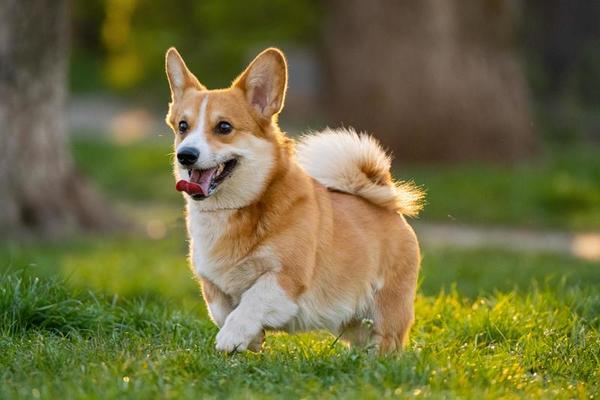
#> input picture assets/dog.jpg, 600 x 400 px, found by its file name
$ jupyter execute '68772_Mathew Darren Kusuma_Linear Transformation.ipynb'
#> lines starting #> are read from the running program, lines starting #| are printed output that depends on the picture
# Libraries

[cell 1]
import numpy as np
import matplotlib.pyplot as plt

from PIL import Image

# Transformations

A **transformation** refers to a mathematical function that maps one vector space to another, preserving the linear structure inherent in each vector space. When discussing a particular transformation, it is common to denote it with a symbol, such as $T$. For clarity, you can specify the vector spaces involved in the mapping, for instance, $T: \mathbb{R}^2 \rightarrow \mathbb{R}^3$. This notation indicates that the transformation $T$ takes a vector $v \in \mathbb{R}^2$ and produces an output vector $w \in \mathbb{R}^3$. The transformation can be expressed as $T(v) = w$, which can be interpreted as “the transformation $T$ applied to vector $v$ results in vector $w$” or alternatively, “vector $w$ is the **image** of vector $v$ under transformation $T$.”

The transformation defined here is represented by a Python function corresponding to the transformation $T: \mathbb{R}^2 \rightarrow \mathbb{R}^3$, with the following symbolic representation:

$$T\begin{pmatrix}
          \begin{bmatrix}
           v_1 \\
           v_2
          \end{bmatrix}\end{pmatrix}=
          \begin{bmatrix}
           2v_1 \\
           v_1 + v_2 \\
           v_2
          \end{bmatrix}
          \tag{1}
          $$

In this formula, the input vector is transformed simply: the first component is scaled by a factor of 2, the second component is the sum of the first and second components, and the third component is equal to the second component. This transformation illustrates how vectors in $\mathbb{R}^2$ can be manipulated to produce vectors in a higher-dimensional space $\mathbb{R}^3$.

# Linear Transformations

A transformation $T$ is said to be **linear** if it satisfies two fundamental properties for any scalar $k$ and any input vectors $u$ and $v$:

1. $T(kv) = kT(v)$,
2. $T(u + v) = T(u) + T(v)$.

In the previous example, $T$ is a linear transformation:

$$T(kv) =
          T \begin{pmatrix}\begin{bmatrix}
          kv_1 \\
          kv_2
          \end{bmatrix}\end{pmatrix} =
          \begin{bmatrix}
           2(kv_1) \\
           (kv_1) + (kv_2) \\
           (kv_2)
          \end{bmatrix} =
          k\begin{bmatrix}
           2v_1 \\
           v_1 + v_2 \\
           v_2
          \end{bmatrix} =
          kT(v)\tag{2}$$

$$T(u + v) =
          T \begin{pmatrix}\begin{bmatrix}
          u_1 + v_1 \\
          u_2 + v_2
          \end{bmatrix}\end{pmatrix} =
          \begin{bmatrix}
           2(u_1 + v_1) \\
           (u_1 + v_1) + (u_2 + v_2) \\
           (u_2 + v_2)
          \end{bmatrix} =
          \begin{bmatrix}
           2u_1 \\
           u_1 + u_2 \\
           u_2
          \end{bmatrix} +
          \begin{bmatrix}
           2v_1 \\
           v_1 + v_2 \\
           v_2
          \end{bmatrix} =
          T(u) + T(v)\tag{3}$$

# Transformations Defined as a Matrix Multiplication

In linear algebra, transformations can be effectively expressed using matrices. Consider a transformation $ T $ that maps vectors from $ \mathbb{R}^2 $ to $ \mathbb{R}^3 $. This transformation can be represented as:

$$
T(v) = A v\tag{4}
$$

where $ A $ is a matrix of dimensions $ 3 \times 2 $, and $ v $ is a column vector of dimensions $ 2 \times 1 $. The result of this multiplication is another vector $ w $ with dimensions $ 3 \times 1 $.

Let's explore a specific transformation:

$$
T\left(\begin{bmatrix}
           v_1 \\
           v_2
          \end{bmatrix}\right) =
          \begin{bmatrix}
           2v_1 \\
           v_1 + v_2 \\
           v_2
          \end{bmatrix}\tag{5}
$$

We want to identify the elements of the matrix $ A $ such that the transformation holds true. To express this, we can write:

$$
T(v) = A \begin{bmatrix}
           v_1 \\
           v_2
          \end{bmatrix} =
          \begin{bmatrix}
           a_{1,1} & a_{1,2} \\
           a_{2,1} & a_{2,2} \\
           a_{3,1} & a_{3,2}
          \end{bmatrix}
          \begin{bmatrix}
           v_1 \\
           v_2
          \end{bmatrix} =
          \begin{bmatrix}
           a_{1,1}v_1 + a_{1,2}v_2 \\
           a_{2,1}v_1 + a_{2,2}v_2 \\
           a_{3,1}v_1 + a_{3,2}v_2
          \end{bmatrix} =
          \begin{bmatrix}
           2v_1 \\
           v_1 + v_2 \\
           v_2
          \end{bmatrix}\tag{6}
$$

By equating the components, we can determine the values of the elements $ a_{i,j} $ of the matrix $ A $ that make this equality hold true.

# Standard Transformations

A **linear transformation** $ T: \mathbb{R}^2 \rightarrow \mathbb{R}^2 $ can be represented through the multiplication of a $ 2 \times 2 $ matrix and a vector $ v \in \mathbb{R}^2 $. To gain a clearer understanding of how these transformations operate within the $ \mathbb{R}^2 $ space, it's beneficial to select our vectors systematically rather than arbitrarily.

A practical choice is to utilize the standard basis vectors, $ e_1 = \begin{bmatrix} 5 \\ 0 \end{bmatrix} $ and $ e_2 = \begin{bmatrix} 0 \\ 5 \end{bmatrix} $. We can apply the linear transformation $ T $ to each of these basis vectors, resulting in $ T(e_1) = A e_1 $ and $ T(e_2) = A e_2 $.

When we assemble the basis vectors $ \{ e_1, e_2 \} $ into the columns of a matrix and perform the multiplication, we arrive at the following equation:

$$
A \begin{bmatrix} e_1 & e_2 \end{bmatrix} = \begin{bmatrix} A e_1 & A e_2 \end{bmatrix} = \begin{bmatrix} T(e_1) & T(e_2) \end{bmatrix} \tag{7}
$$

By utilizing the basis vectors $ \{ e_1, e_2 \} $, we enhance our ability to visualize the linear transformation $ T $ and understand how it maps these standard basis vectors into the transformed space. This will be illustrated with examples in the subsequent sections.

## Scaling

[cell 2]
# Define the transformation (example: horizontal scaling)
T_scaling = lambda v: np.array([2 * v[0], 2 * v[1]])  # Scaling by a factor of 2 for both x and y

# Standard basis vectors
e1 = np.array([5, 0])  # e1 vector
e2 = np.array([0, 5])  # e2 vector

# Apply the transformation to both basis vectors
e1_transformed = T_scaling(e1)  # Transform e1
e2_transformed = T_scaling(e2)  # Transform e2

# Set colors for original and transformed vectors
color_original = "#007acc"  # Original color
color_transformed = "#ff6f30"  # Transformed color

# Create a figure and axis
fig, ax = plt.subplots(figsize=(8, 8))

# Set tick parameters and limits
ax.tick_params(axis="both", labelsize=12)
ax.set_xticks(np.arange(-15, 16, 1))
ax.set_yticks(np.arange(-15, 16, 1))
ax.grid(True, linestyle="--", alpha=0.7)
ax.set_xlim([-15, 15])  # Adjusted limit for x-axis to accommodate transformed e1
ax.set_ylim([-15, 15])  # Adjusted limit for y-axis to accommodate transformed e2

# Plot transformed basis vectors
ax.quiver(0, 0, e1_transformed[0], e1_transformed[1], color=color_transformed, angles="xy", scale_units="xy", scale=1, label="$T(e_1)$")
ax.quiver(0, 0, e2_transformed[0], e2_transformed[1], color=color_transformed, angles="xy", scale_units="xy", scale=1, label="$T(e_2)$")

# Annotate transformed basis vectors
ax.text(e1_transformed[0] + 0.5, e1_transformed[1] + 0.5, "$T(e_1)$", fontsize=14, color=color_transformed)
ax.text(e2_transformed[0] + 0.5, e2_transformed[1] + 0.5, "$T(e_2)$", fontsize=14, color=color_transformed)

# Plot original basis vectors
ax.quiver(0, 0, e1[0], e1[1], color=color_original, angles="xy", scale_units="xy", scale=1, label="$e_1$")
ax.quiver(0, 0, e2[0], e2[1], color=color_original, angles="xy", scale_units="xy", scale=1, label="$e_2$")

# Annotate original basis vectors
ax.text(e1[0] + 0.5, e1[1] + 0.5, "$e_1$", fontsize=14, color=color_original)
ax.text(e2[0] + 0.5, e2[1] + 0.5, "$e_2$", fontsize=14, color=color_original)

# Add labels
ax.set_xlabel("X-axis", fontsize=14)
ax.set_ylabel("Y-axis", fontsize=14)

# Show legend and plot
plt.gca().set_aspect("equal")
plt.show()
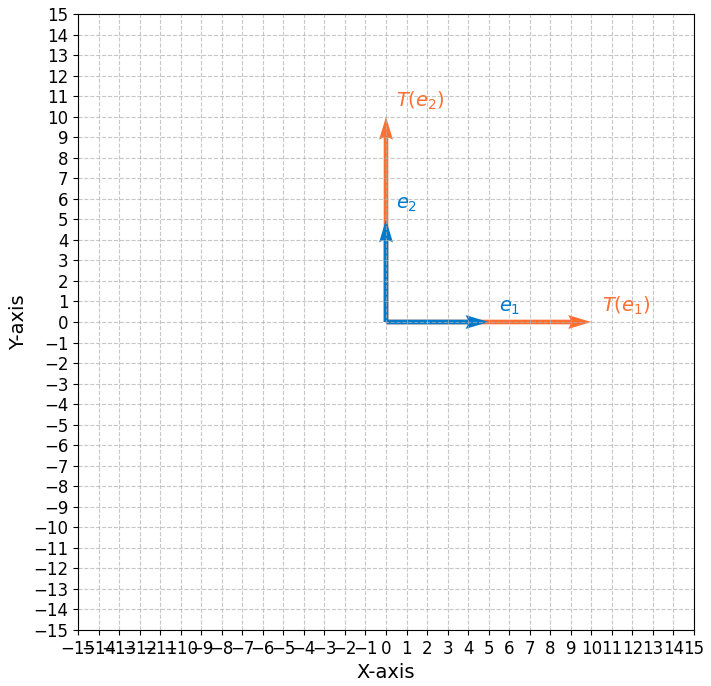
#> figure drawn by matplotlib, 1 panel

## Reflection

[cell 3]
# Define the reflection transformation (across the x-axis)
T_reflection = lambda v: np.array([v[0], -v[1]])  # Reflecting v across the x-axis

# Standard basis vectors
e1 = np.array([5, 0])  # e1 vector
e2 = np.array([0, 5])  # e2 vector

# Apply the transformation to both basis vectors
e1_reflected = T_reflection(e1)  # Reflect e1
e2_reflected = T_reflection(e2)  # Reflect e2

# Set colors for original and reflected vectors
color_original = "#007acc"  # Original color
color_reflected = "#ff6f30"  # Reflected color

# Create a figure and axis
fig, ax = plt.subplots(figsize=(8, 8))

# Set tick parameters and limits
ax.tick_params(axis="both", labelsize=12)
ax.set_xticks(np.arange(-10, 11, 1))
ax.set_yticks(np.arange(-10, 11, 1))
ax.grid(True, linestyle="--", alpha=0.7)
ax.set_xlim([-10, 10])  # Adjusted limit for x-axis to accommodate reflected e1
ax.set_ylim([-10, 10])  # Adjusted limit for y-axis to accommodate reflected e2

# Plot original basis vectors
ax.quiver(0, 0, e1[0], e1[1], color=color_original, angles="xy", scale_units="xy", scale=1, label="$e_1$")
ax.quiver(0, 0, e2[0], e2[1], color=color_original, angles="xy", scale_units="xy", scale=1, label="$e_2$")

# Annotate original basis vectors
ax.text(e1[0] + 0.5, e1[1] + 0.5, "$e_1$", fontsize=14, color=color_original)
ax.text(e2[0] + 0.5, e2[1] + 0.5, "$e_2$", fontsize=14, color=color_original)

# Plot reflected basis vectors
ax.quiver(0, 0, e1_reflected[0], e1_reflected[1], color=color_reflected, angles="xy", scale_units="xy", scale=1, label="$T(e_1)$")
ax.quiver(0, 0, e2_reflected[0], e2_reflected[1], color=color_reflected, angles="xy", scale_units="xy", scale=1, label="$T(e_2)$")

# Annotate reflected basis vectors
ax.text(e1_reflected[0] + 0.5, e1_reflected[1] + 0.5, "$T(e_1)$", fontsize=14, color=color_reflected)
ax.text(e2_reflected[0] + 0.5, e2_reflected[1] + 0.5, "$T(e_2)$", fontsize=14, color=color_reflected)

# Add labels
ax.set_xlabel("X-axis", fontsize=14)
ax.set_ylabel("Y-axis", fontsize=14)

# Show legend and plot
plt.gca().set_aspect("equal")
plt.show()
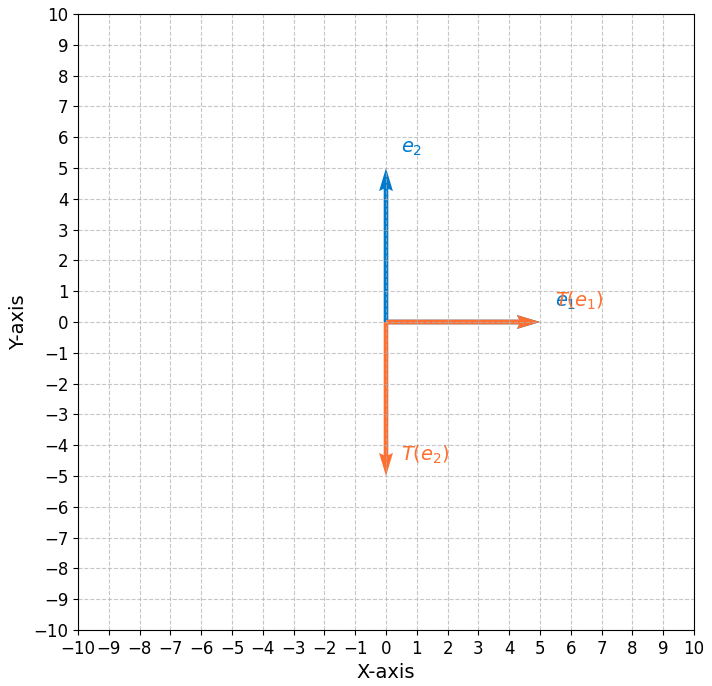
#> figure drawn by matplotlib, 1 panel

# Real Examples

[cell 4]
original_image = Image.open("../assets/dog.jpg")
#> original_image is the input picture: PIL image 600x400 RGB; mean R, G, B 112, 109, 62.2

reflected_x_image = original_image.transpose(method=Image.FLIP_TOP_BOTTOM)
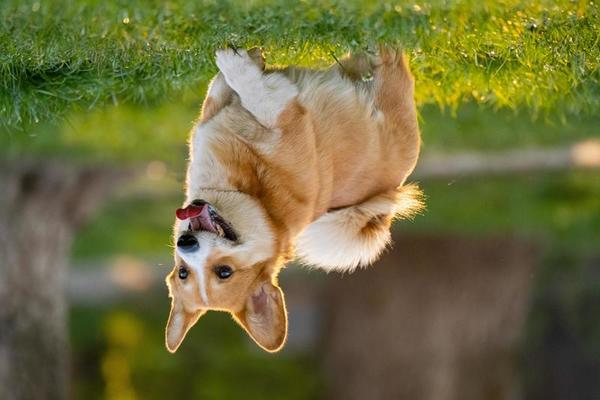
#> reflected_x_image: PIL image 600x400 RGB; mean R, G, B 112, 109, 62.2
reflected_y_image = original_image.transpose(method=Image.FLIP_LEFT_RIGHT)
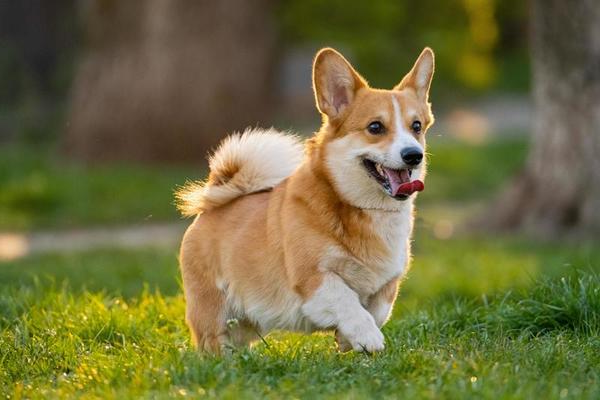
#> reflected_y_image: PIL image 600x400 RGB; mean R, G, B 112, 109, 62.2
rotated_image = original_image.rotate(90)
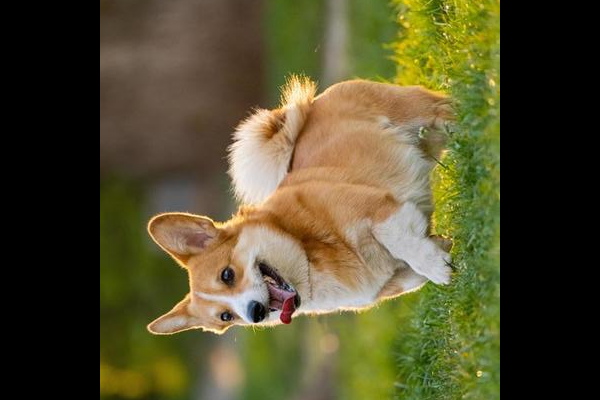
#> rotated_image: PIL image 600x400 RGB; mean R, G, B 83, 77.6, 45.5

fig, axes = plt.subplots(1, 4, figsize=(16, 8), dpi=200)

axes[0].imshow(original_image)
axes[0].set_title("Original Image")
axes[0].axis("off")

axes[1].imshow(reflected_x_image)
axes[1].set_title("Reflected Over X-axis")
axes[1].axis("off")

axes[2].imshow(reflected_y_image)
axes[2].set_title("Reflected Over Y-axis")
axes[2].axis("off")

axes[3].imshow(rotated_image)
axes[3].set_title("Rotated Image (90°)")
axes[3].axis("off")

plt.tight_layout()
plt.show()

$ run again, with assets/andi.jpg copied over assets/dog.jpg
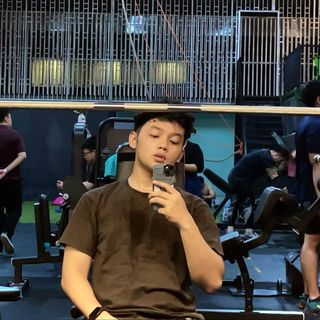
#> input picture assets/andi.jpg, 320 x 320 px, found by its file name
#> original_image is the input picture: PIL image 320x320 RGB; mean R, G, B 69.4, 68.4, 66.6
#> `reflected_y_image = original_image.transpose(method=Image.FLIP_LEFT_RI..`:
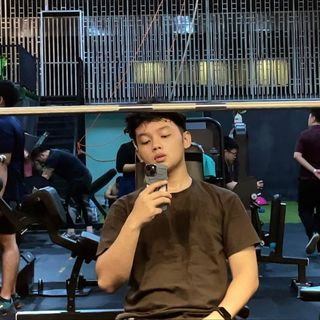
#> reflected_y_image: PIL image 320x320 RGB; mean R, G, B 69.4, 68.4, 66.6
#> `rotated_image = original_image.rotate(90)`:
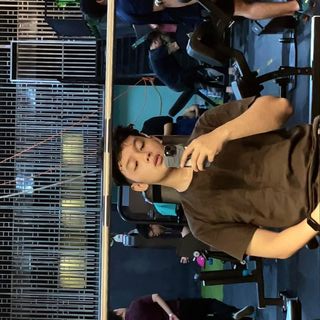
#> rotated_image: PIL image 320x320 RGB; mean R, G, B 69.4, 68.4, 66.6

$ run again, with assets/daffa.jpg copied over assets/dog.jpg
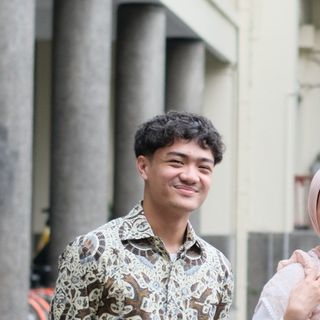
#> input picture assets/daffa.jpg, 320 x 320 px, found by its file name
#> original_image is the input picture: PIL image 320x320 RGB; mean R, G, B 157.1, 154.2, 151.2
#> `reflected_y_image = original_image.transpose(method=Image.FLIP_LEFT_RI..`:
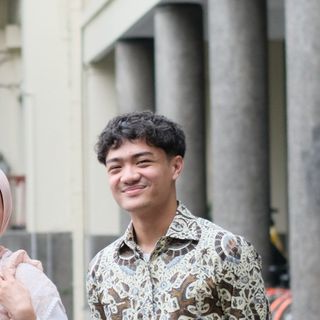
#> reflected_y_image: PIL image 320x320 RGB; mean R, G, B 157.1, 154.2, 151.2
#> `rotated_image = original_image.rotate(90)`:
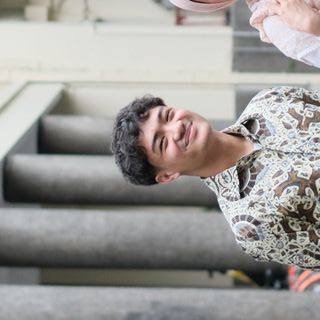
#> rotated_image: PIL image 320x320 RGB; mean R, G, B 157.1, 154.2, 151.2

$ run again, with assets/michelle.jpg copied over assets/dog.jpg
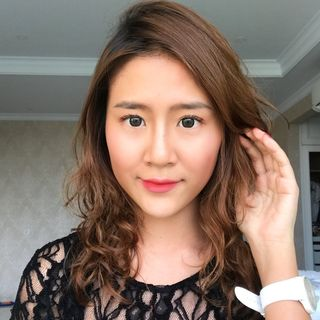
#> input picture assets/michelle.jpg, 320 x 320 px, found by its file name
#> original_image is the input picture: PIL image 320x320 RGB; mean R, G, B 134.9, 115.7, 104.4
#> `reflected_y_image = original_image.transpose(method=Image.FLIP_LEFT_RI..`:
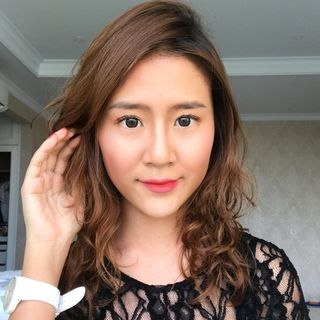
#> reflected_y_image: PIL image 320x320 RGB; mean R, G, B 134.9, 115.7, 104.4
#> `rotated_image = original_image.rotate(90)`:
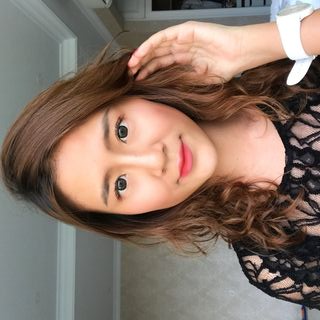
#> rotated_image: PIL image 320x320 RGB; mean R, G, B 134.9, 115.7, 104.4
